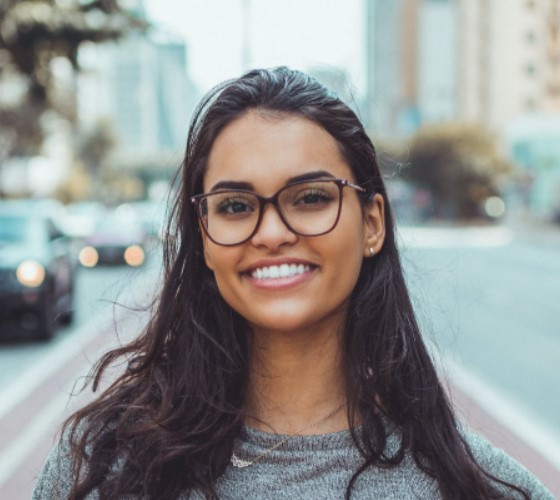
#> input picture reconhecimentoFacial/face/person.png, 560 x 500 px
$ python aula.py
#> lines starting #> are read from the running program, lines starting #| are printed output that depends on the picture; after the words box and inside, x2 and y2 are one past the last pixel; in counts of white or black regions, pixels touching at a corner belong together
import cv2 # biblioteca do openCV
import numpy as np

print(cv2.__version__)
#Detecção de faces com Haar cascade (OpenCV)
imagem = cv2.imread("face/person.png")
#> imagem is the input picture: shape (500, 560, 3); mean B, G, R 143.9, 145.8, 145
print(imagem.shape)
#| (500, 560, 3)
while True:
    cv2.imshow("Imagem colorida",imagem)

    if cv2.waitKey(5) == 27:
#> (key Esc is pressed here)
        break

imagem_cinza = cv2.cvtColor(imagem, cv2.COLOR_BGR2GRAY)
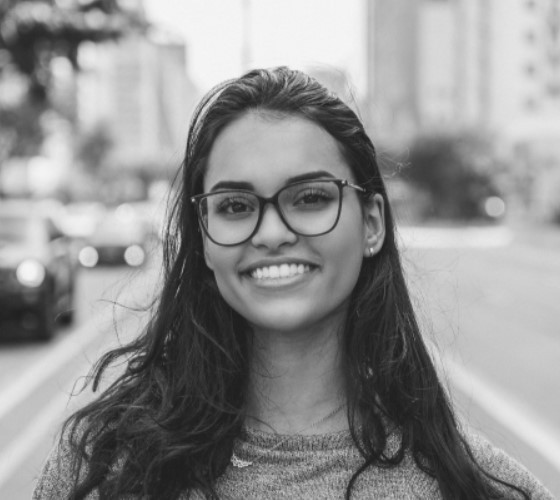
#> imagem_cinza: shape (500, 560); min 28, max 248, mean 145.3
print(imagem_cinza.shape)
#| (500, 560)

while True:
    cv2.imshow("Imagem convertida para cinza", imagem_cinza) #cv2.imshow("Titulo",imagem) Função para exibir a imagem
    if cv2.waitKey(5) == 27:
#> (key Esc is pressed here)
        break

detector_facial = cv2.CascadeClassifier('detection_recogntion/haarcascade_frontalface_default.xml')
deteccoes = detector_facial.detectMultiScale(imagem_cinza)
#> deteccoes = [[177, 123, 197, 197]]
print(deteccoes) # os primeiros parametros são o eixo x e y, e os dois
#| [[177 123 197 197]]
                 #ultimos são as dimenções ou o tamanho da face detectada

qtdFaces = len(deteccoes)
#> qtdFaces = 1
print(qtdFaces)
#| 1
for (x,y,w,h,) in deteccoes:
    print(x,y,w,h)
    cv2.rectangle(imagem, (x,y), (x + w, y + h), (0, 255, 255), 2)
#> this loop made 1 pass
#| 177 123 197 197
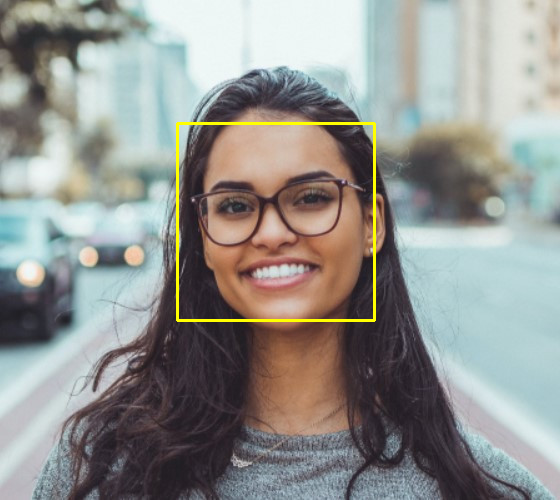
#> imagem: shape (500, 560, 3); 0.84% of pixels changed, all inside (x1, y1, x2, y2) = (176, 122, 376, 322)
while True:
    cv2.imshow("Face reconhecida",imagem)
    if cv2.waitKey(5) == 27:
#> (key Esc is pressed here)
        break

#Redimensionamento da imagem
imagem = cv2.imread("face/people1.jpg")
#> (the run stopped early here; a loop or call above may not have finished)
